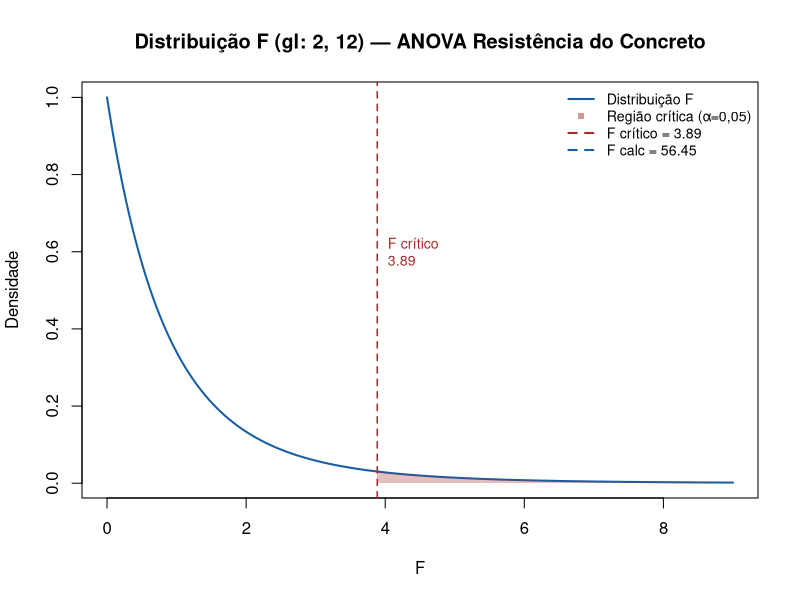

Source code (R):
## ---- chunk 1
# ============================================================
# ANOVA - Resistência à Compressão do Concreto (3 Fornecedores)
# Distribuição F - Engenharia Civil
# ============================================================

# --- 1. Dados ---
A <- c(28.2, 30.1, 27.8, 29.5, 28.9)
B <- c(34.5, 33.8, 35.2, 34.0, 35.6)
C <- c(31.0, 30.5, 32.1, 29.8, 31.4)

# Organizar em data frame
resistencia <- c(A, B, C)
fornecedor  <- factor(rep(c("A", "B", "C"), each = 5))
dados       <- data.frame(resistencia, fornecedor)

cat("========== DADOS BRUTOS ==========\n")
print(dados)

# --- 2. Médias por grupo e média global ---
cat("\n========== MÉDIAS ==========\n")
medias <- tapply(resistencia, fornecedor, mean)
print(round(medias, 4))
cat("Média global:", round(mean(resistencia), 4), "MPa\n")

# --- 3. ANOVA manualmente ---
k <- 3; n <- 5; N <- k * n
media_global <- mean(resistencia)

SSB <- n * sum((medias - media_global)^2)
SSW <- sum(tapply(resistencia, fornecedor, function(x) sum((x - mean(x))^2)))
SST <- SSB + SSW

dfB <- k - 1; dfW <- N - k; dfT <- N - 1
MSB <- SSB / dfB
MSW <- SSW / dfW
Fc  <- MSB / MSW

cat("\n========== CÁLCULOS MANUAIS ==========\n")
cat("SSB (entre grupos)  :", round(SSB, 4), "| gl =", dfB, "\n")
cat("SSW (dentro grupos) :", round(SSW, 4), "| gl =", dfW, "\n")
cat("SST (total)         :", round(SST, 4), "| gl =", dfT, "\n")
cat("MSB                 :", round(MSB, 4), "\n")
cat("MSW                 :", round(MSW, 4), "\n")
cat("F calculado         :", round(Fc,  4), "\n")

# --- 4. Valor crítico e p-valor ---
alpha   <- 0.05
F_crit  <- qf(1 - alpha, dfB, dfW)
p_valor <- pf(Fc, dfB, dfW, lower.tail = FALSE)

cat("\n========== DECISÃO ==========\n")
cat("F crítico (α=0,05; gl 2,12):", round(F_crit, 4), "\n")
cat("p-valor                     :", format(p_valor, scientific = TRUE, digits = 4), "\n")
if (Fc > F_crit) {
  cat("Conclusão: F calc > F crítico → REJEITA H₀\n")
  cat("Há diferença significativa entre os fornecedores.\n")
} else {
  cat("Conclusão: F calc <= F crítico → NÃO rejeita H₀\n")
}

# --- 5. ANOVA via função nativa (confirmação) ---
cat("\n========== ANOVA (aov) ==========\n")
modelo <- aov(resistencia ~ fornecedor, data = dados)
print(summary(modelo))

# --- 6. Gráfico da Distribuição F com região crítica ---
x     <- seq(0, 9, length.out = 500)
y     <- df(x, dfB, dfW)
x_reg <- seq(F_crit, 9, length.out = 300)
y_reg <- df(x_reg, dfB, dfW)

plot(x, y, type = "l", lwd = 2, col = "#185FA5",
     xlab = "F", ylab = "Densidade",
     main = "Distribuição F (gl: 2, 12) — ANOVA Resistência do Concreto")

polygon(c(x_reg, rev(x_reg)), c(y_reg, rep(0, length(y_reg))),
        col = rgb(0.64, 0.18, 0.18, 0.3), border = NA)

abline(v = F_crit, col = "#A32D2D", lty = 2, lwd = 1.5)
abline(v = Fc,     col = "#185FA5", lty = 2, lwd = 1.5)

text(F_crit + 0.15, max(y) * 0.6,
     paste0("F crítico\n", round(F_crit, 2)),
     col = "#A32D2D", cex = 0.85, adj = 0)
text(Fc + 0.15, max(y) * 0.4,
     paste0("F calc\n", round(Fc, 2)),
     col = "#185FA5", cex = 0.85, adj = 0)

legend("topright",
       legend = c("Distribuição F", "Região crítica (α=0,05)",
                  paste0("F crítico = ", round(F_crit, 2)),
                  paste0("F calc = ",    round(Fc, 2))),
       col    = c("#185FA5", rgb(0.64,0.18,0.18,0.5), "#A32D2D", "#185FA5"),
       lty    = c(1, NA, 2, 2),
       pch    = c(NA, 15, NA, NA),
       lwd    = 2, cex = 0.85, bty = "n")
